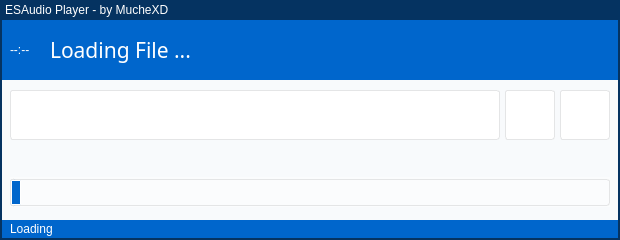
<?xml version="1.0" encoding="UTF-8"?>
<ui version="4.0">
 <class>MainWindowW</class>
 <widget class="QWidget" name="MainWindowW">
  <property name="geometry">
   <rect>
    <x>0</x>
    <y>0</y>
    <width>620</width>
    <height>240</height>
   </rect>
  </property>
  <property name="windowTitle">
   <string>MainWindow</string>
  </property>
  <property name="windowIcon">
   <iconset resource="ESAudioPlayer.qrc">
    <normaloff>:/Res/apptitlelogo.png</normaloff>:/Res/apptitlelogo.png</iconset>
  </property>
  <property name="styleSheet">
   <string notr="true">QWidget{
	/*color:#000000;*/
	background-color: rgba(248, 250, 252,0);
	font: 500 10pt &quot;思源黑体 CN VF Medium&quot;;
}
QWidget#MainWindowW{
	background-color: rgb(248, 250, 252);
	border: solid;
	border-width: 2px;
	border-color: hsl(210, 90%, 20%);
}
</string>
  </property>
  <layout class="QGridLayout" name="gridLayout">
   <property name="leftMargin">
    <number>0</number>
   </property>
   <property name="topMargin">
    <number>0</number>
   </property>
   <property name="rightMargin">
    <number>0</number>
   </property>
   <property name="bottomMargin">
    <number>0</number>
   </property>
   <property name="spacing">
    <number>0</number>
   </property>
   <item row="4" column="0">
    <widget class="QWidget" name="widget_control" native="true">
     <property name="minimumSize">
      <size>
       <width>0</width>
       <height>50</height>
      </size>
     </property>
     <property name="styleSheet">
      <string notr="true">QWidget
{
	border: solid;
	border-width: 0px 2px 0px 2px;
	border-color: hsl(210, 90%, 20%);
}
QPushButton,QToolButton
{
	color: hsl(0, 0%, 10%);
	border-style: solid;
	border-width: 1px;
	border-radius: 3px;
	border-color: hsl(210, 5%, 90%);
	background-color: hsl(210, 5%, 100%);
	padding: 4px 10px 4px 10px;
}
QPushButton:hover,QToolButton:hover
{
	color: hsl(0, 0%, 5%);
	border-color: hsl(210, 10%, 88%);
	background-color: hsl(210, 10%, 98%);
}
QPushButton:pressed,QToolButton:pressed
{
	color: hsl(0, 0%, 0%);
	border-color: hsl(210, 15%, 85%);
	background-color: hsl(210, 15%, 95%);
}
QPushButton:disabled,QToolButton:disabled
{
	color: hsl(210, 0%, 60%);
	border-width: 0px;
	/*border-color: hsl(210, 0%, 85%);*/
	background-color: hsl(210, 0%, 95%);
}
</string>
     </property>
     <layout class="QHBoxLayout" name="horizontalLayout_2">
      <property name="spacing">
       <number>5</number>
      </property>
      <property name="leftMargin">
       <number>10</number>
      </property>
      <property name="topMargin">
       <number>10</number>
      </property>
      <property name="rightMargin">
       <number>10</number>
      </property>
      <property name="bottomMargin">
       <number>10</number>
      </property>
      <item>
       <widget class="QPushButton" name="ctrl_ss">
        <property name="minimumSize">
         <size>
          <width>200</width>
          <height>50</height>
         </size>
        </property>
        <property name="maximumSize">
         <size>
          <width>16777215</width>
          <height>50</height>
         </size>
        </property>
        <property name="text">
         <string/>
        </property>
        <property name="icon">
         <iconset resource="ESAudioPlayer.qrc">
          <normaloff>:/Res/play.svg</normaloff>:/Res/play.svg</iconset>
        </property>
        <property name="iconSize">
         <size>
          <width>32</width>
          <height>32</height>
         </size>
        </property>
       </widget>
      </item>
      <item>
       <widget class="QPushButton" name="ctrl_back">
        <property name="sizePolicy">
         <sizepolicy hsizetype="Minimum" vsizetype="Fixed">
          <horstretch>0</horstretch>
          <verstretch>0</verstretch>
         </sizepolicy>
        </property>
        <property name="minimumSize">
         <size>
          <width>50</width>
          <height>50</height>
         </size>
        </property>
        <property name="maximumSize">
         <size>
          <width>50</width>
          <height>50</height>
         </size>
        </property>
        <property name="text">
         <string/>
        </property>
        <property name="icon">
         <iconset resource="ESAudioPlayer.qrc">
          <normaloff>:/Res/d10.svg</normaloff>:/Res/d10.svg</iconset>
        </property>
        <property name="iconSize">
         <size>
          <width>36</width>
          <height>36</height>
         </size>
        </property>
       </widget>
      </item>
      <item>
       <widget class="QPushButton" name="ctrl_forward">
        <property name="minimumSize">
         <size>
          <width>50</width>
          <height>50</height>
         </size>
        </property>
        <property name="maximumSize">
         <size>
          <width>50</width>
          <height>50</height>
         </size>
        </property>
        <property name="text">
         <string/>
        </property>
        <property name="icon">
         <iconset resource="ESAudioPlayer.qrc">
          <normaloff>:/Res/p10.svg</normaloff>:/Res/p10.svg</iconset>
        </property>
        <property name="iconSize">
         <size>
          <width>36</width>
          <height>36</height>
         </size>
        </property>
       </widget>
      </item>
     </layout>
    </widget>
   </item>
   <item row="5" column="0">
    <widget class="QWidget" name="widget_timectrl" native="true">
     <property name="minimumSize">
      <size>
       <width>0</width>
       <height>50</height>
      </size>
     </property>
     <property name="maximumSize">
      <size>
       <width>16777215</width>
       <height>60</height>
      </size>
     </property>
     <property name="styleSheet">
      <string notr="true">QWidget#widget_timectrl
{
	border: solid;
	border-width: 0px 2px 0px 2px;
	border-color: hsl(210, 90%, 20%);
}</string>
     </property>
     <layout class="QVBoxLayout" name="verticalLayout">
      <property name="spacing">
       <number>0</number>
      </property>
      <property name="leftMargin">
       <number>10</number>
      </property>
      <property name="topMargin">
       <number>0</number>
      </property>
      <property name="rightMargin">
       <number>10</number>
      </property>
      <property name="bottomMargin">
       <number>0</number>
      </property>
      <item>
       <widget class="QWidget" name="widget_timezone" native="true">
        <property name="minimumSize">
         <size>
          <width>0</width>
          <height>25</height>
         </size>
        </property>
        <property name="maximumSize">
         <size>
          <width>16777215</width>
          <height>25</height>
         </size>
        </property>
        <property name="styleSheet">
         <string notr="true">QPushButton,QToolButton
{
	color: hsl(0, 0%, 10%);
	border-style: solid;
	border-width: 1px;
	border-radius: 0px;
	border-color: hsl(210, 5%, 90%);
	background-color: hsl(210, 5%, 100%);
	padding: -1px;
}
QPushButton:hover,QToolButton:hover
{
	color: hsl(0, 0%, 5%);
	border-color: hsl(210, 10%, 88%);
	background-color: hsl(210, 10%, 98%);
}
QPushButton:pressed,QToolButton:pressed
{
	color: hsl(0, 0%, 0%);
	border-color: hsl(210, 15%, 85%);
	background-color: hsl(210, 15%, 95%);
}
QPushButton:disabled,QToolButton:disabled
{
	color: hsl(210, 0%, 60%);
	border-width: 0px;
	/*border-color: hsl(210, 0%, 85%);*/
	background-color: hsl(210, 0%, 95%);
}
QPushButton[isHighlighted=true],QToolButton[isHighlighted=true]
{
	color: #ffffff;
	border-style: solid;
	border-width: 1px;
	border-radius: 0px;
	border-color: hsl(210, 100%, 30%);
	background-color: hsl(210, 100%, 40%);
}
QPushButton[isHighlighted=true]:hover,QToolButton[isHighlighted=true]:hover
{
	border-color: hsl(210, 80%, 35%);
	background-color: hsl(210, 80%, 45%);
}
QPushButton[isHighlighted=true]:pressed,QToolButton[isHighlighted=true]:pressed
{
	border-color: hsl(210, 60%, 40%);
	background-color: hsl(210, 60%, 50%);
}
QPushButton[isHighlighted=true]:disabled,QToolButton[isHighlighted=true]:disabled
{
	color: hsl(210, 0%, 100%);
	border-width: 0px;
	/*border-color: hsl(210, 0%, 60%);*/
	background-color: hsl(210, 0%, 70%);
}
QPushButton[isFirst=false]
{
	border-width: 1px 1px 1px 0px	;
}
QPushButton[partType=&quot;part1&quot;]
{
	background-color: hsl(50, 50%, 90%);
}
QPushButton[partType=&quot;part2&quot;]
{
	background-color: hsl(290, 50%, 90%);
}
QPushButton[partType=&quot;description&quot;]
{
	/*background-color: hsl(0, 0%, 90%);*/
}
QPushButton[isCurrent=true]
{
	border-width: 2px;
	border-color: hsl(210, 100%, 40%);
}
</string>
        </property>
        <layout class="QHBoxLayout" name="HL_timezone">
         <property name="spacing">
          <number>0</number>
         </property>
         <property name="leftMargin">
          <number>0</number>
         </property>
         <property name="topMargin">
          <number>0</number>
         </property>
         <property name="rightMargin">
          <number>0</number>
         </property>
         <property name="bottomMargin">
          <number>0</number>
         </property>
        </layout>
       </widget>
      </item>
      <item>
       <widget class="QSlider" name="playProgress">
        <property name="minimumSize">
         <size>
          <width>0</width>
          <height>30</height>
         </size>
        </property>
        <property name="styleSheet">
         <string notr="true">QSlider{
	background-color: rgba(255, 255, 255, 100);
}
QSlider::groove:horizontal {
	border-style: solid;
	border-width: 1px;
	border-radius: 3px;
	border-color: hsl(210, 5%, 90%);
	height: 25px; 
}

QSlider::handle:horizontal {
	width: 8px;
	border-style: solid;
	border-width: 1px;
	border-radius: 1px;
	border-color: hsl(210, 5%, 90%);
	border-color: #ffffff;
	background-color: hsl(210, 100%, 40%);
}

QSlider::sub-page:horizontal {
	border-style: solid;
	border-color: hsl(210, 5%, 90%);
	border-width: 1px;
	border-radius: 3px;
	
	background-color: rgba(0, 102, 204, 100);
}</string>
        </property>
        <property name="orientation">
         <enum>Qt::Orientation::Horizontal</enum>
        </property>
        <property name="invertedAppearance">
         <bool>false</bool>
        </property>
        <property name="invertedControls">
         <bool>false</bool>
        </property>
        <property name="tickPosition">
         <enum>QSlider::TickPosition::NoTicks</enum>
        </property>
       </widget>
      </item>
     </layout>
    </widget>
   </item>
   <item row="1" column="0">
    <widget class="QWidget" name="widget_top" native="true">
     <property name="sizePolicy">
      <sizepolicy hsizetype="Preferred" vsizetype="Preferred">
       <horstretch>0</horstretch>
       <verstretch>0</verstretch>
      </sizepolicy>
     </property>
     <property name="maximumSize">
      <size>
       <width>16777215</width>
       <height>60</height>
      </size>
     </property>
     <property name="font">
      <font>
       <family>思源黑体 CN VF Medium</family>
       <pointsize>10</pointsize>
       <italic>false</italic>
       <fontweight>Medium</fontweight>
      </font>
     </property>
     <property name="styleSheet">
      <string notr="true">QWidget{
	color: #ffffff;
	background-color: hsl(210, 100%, 40%);
}
QWidget#widget_top
{
	border: solid;
	border-width: 0px 2px 0px 2px;
	border-color: hsl(210, 90%, 20%);
}</string>
     </property>
     <layout class="QHBoxLayout" name="horizontalLayout">
      <property name="spacing">
       <number>20</number>
      </property>
      <property name="leftMargin">
       <number>10</number>
      </property>
      <property name="topMargin">
       <number>10</number>
      </property>
      <property name="rightMargin">
       <number>10</number>
      </property>
      <property name="bottomMargin">
       <number>10</number>
      </property>
      <item>
       <widget class="QLabel" name="playtime">
        <property name="sizePolicy">
         <sizepolicy hsizetype="Preferred" vsizetype="Preferred">
          <horstretch>0</horstretch>
          <verstretch>0</verstretch>
         </sizepolicy>
        </property>
        <property name="minimumSize">
         <size>
          <width>0</width>
          <height>0</height>
         </size>
        </property>
        <property name="styleSheet">
         <string notr="true">QLabel{
	font: 900 28pt &quot;Fira Code&quot;;
}</string>
        </property>
        <property name="text">
         <string>--:--</string>
        </property>
       </widget>
      </item>
      <item>
       <widget class="QLabel" name="title">
        <property name="maximumSize">
         <size>
          <width>500</width>
          <height>16777215</height>
         </size>
        </property>
        <property name="font">
         <font>
          <family>思源黑体 CN VF Heavy</family>
          <pointsize>16</pointsize>
          <italic>false</italic>
          <fontweight>Black</fontweight>
         </font>
        </property>
        <property name="styleSheet">
         <string notr="true">QLabel{
	
	font: 900 16pt &quot;思源黑体 CN VF Heavy&quot;;
}</string>
        </property>
        <property name="text">
         <string>Loading File ...</string>
        </property>
       </widget>
      </item>
      <item>
       <spacer name="horizontalSpacer">
        <property name="orientation">
         <enum>Qt::Orientation::Horizontal</enum>
        </property>
        <property name="sizeHint" stdset="0">
         <size>
          <width>40</width>
          <height>20</height>
         </size>
        </property>
       </spacer>
      </item>
     </layout>
    </widget>
   </item>
   <item row="6" column="0">
    <widget class="QWidget" name="widget_status" native="true">
     <property name="maximumSize">
      <size>
       <width>16777215</width>
       <height>30</height>
      </size>
     </property>
     <property name="styleSheet">
      <string notr="true">QWidget
{
	border: solid;
	border-width: 0px 2px 2px 2px;
	border-color: hsl(210, 90%, 20%);
}</string>
     </property>
     <layout class="QVBoxLayout" name="verticalLayout_2">
      <property name="spacing">
       <number>0</number>
      </property>
      <property name="leftMargin">
       <number>0</number>
      </property>
      <property name="topMargin">
       <number>10</number>
      </property>
      <property name="rightMargin">
       <number>0</number>
      </property>
      <property name="bottomMargin">
       <number>0</number>
      </property>
      <item>
       <widget class="QLabel" name="statusbar">
        <property name="maximumSize">
         <size>
          <width>16777215</width>
          <height>20</height>
         </size>
        </property>
        <property name="styleSheet">
         <string notr="true">QLabel{
	color: #ffffff;
	background-color: hsl(210, 100%, 40%);
	padding-left: 5px;
}
</string>
        </property>
        <property name="text">
         <string>Loading</string>
        </property>
        <property name="margin">
         <number>0</number>
        </property>
       </widget>
      </item>
     </layout>
    </widget>
   </item>
   <item row="0" column="0">
    <widget class="QWidget" name="widget_head" native="true">
     <property name="minimumSize">
      <size>
       <width>0</width>
       <height>20</height>
      </size>
     </property>
     <property name="maximumSize">
      <size>
       <width>16777215</width>
       <height>20</height>
      </size>
     </property>
     <property name="styleSheet">
      <string notr="true">QWidget{
	color: #ffffff;
	background-color: hsl(210, 90%, 20%);
}
</string>
     </property>
     <layout class="QHBoxLayout" name="horizontalLayout_3">
      <property name="spacing">
       <number>0</number>
      </property>
      <property name="leftMargin">
       <number>5</number>
      </property>
      <property name="topMargin">
       <number>0</number>
      </property>
      <property name="rightMargin">
       <number>0</number>
      </property>
      <property name="bottomMargin">
       <number>0</number>
      </property>
      <item>
       <widget class="QLabel" name="windowTitle">
        <property name="text">
         <string>ESAudio Player - by MucheXD</string>
        </property>
       </widget>
      </item>
      <item>
       <widget class="QPushButton" name="wctrl_staytop">
        <property name="maximumSize">
         <size>
          <width>20</width>
          <height>20</height>
         </size>
        </property>
        <property name="styleSheet">
         <string notr="true">QPushButton{
	border: none;
}
QPushButton:hover{
	background-color: hsl(210, 90%, 30%);
}
QPushButton:checked{
	background-color: hsl(210, 90%, 40%);
}
</string>
        </property>
        <property name="text">
         <string/>
        </property>
        <property name="icon">
         <iconset resource="ESAudioPlayer.qrc">
          <normaloff>:/Res/staytop.svg</normaloff>:/Res/staytop.svg</iconset>
        </property>
        <property name="iconSize">
         <size>
          <width>18</width>
          <height>18</height>
         </size>
        </property>
        <property name="checkable">
         <bool>true</bool>
        </property>
       </widget>
      </item>
      <item>
       <widget class="QPushButton" name="wctrl_minisize">
        <property name="maximumSize">
         <size>
          <width>20</width>
          <height>20</height>
         </size>
        </property>
        <property name="styleSheet">
         <string notr="true">QPushButton{
	border: none;
}
QPushButton:hover{
	border: none;
	background-color: hsl(210, 90%, 30%);
}
</string>
        </property>
        <property name="text">
         <string/>
        </property>
        <property name="icon">
         <iconset resource="ESAudioPlayer.qrc">
          <normaloff>:/Res/minisize.svg</normaloff>:/Res/minisize.svg</iconset>
        </property>
        <property name="iconSize">
         <size>
          <width>24</width>
          <height>24</height>
         </size>
        </property>
       </widget>
      </item>
      <item>
       <widget class="QPushButton" name="wctrl_close">
        <property name="maximumSize">
         <size>
          <width>20</width>
          <height>20</height>
         </size>
        </property>
        <property name="styleSheet">
         <string notr="true">QPushButton{
	border: none;
}
QPushButton:hover{
	border: none;
	background-color: hsl(210, 90%, 30%);
}
</string>
        </property>
        <property name="text">
         <string/>
        </property>
        <property name="icon">
         <iconset resource="ESAudioPlayer.qrc">
          <normaloff>:/Res/close.svg</normaloff>:/Res/close.svg</iconset>
        </property>
        <property name="iconSize">
         <size>
          <width>24</width>
          <height>24</height>
         </size>
        </property>
       </widget>
      </item>
     </layout>
    </widget>
   </item>
  </layout>
  <zorder>widget_top</zorder>
  <zorder>widget_control</zorder>
  <zorder>widget_timectrl</zorder>
  <zorder>widget_status</zorder>
  <zorder>widget_head</zorder>
 </widget>
 <layoutdefault spacing="6" margin="11"/>
 <resources>
  <include location="ESAudioPlayer.qrc"/>
 </resources>
 <connections/>
</ui>
